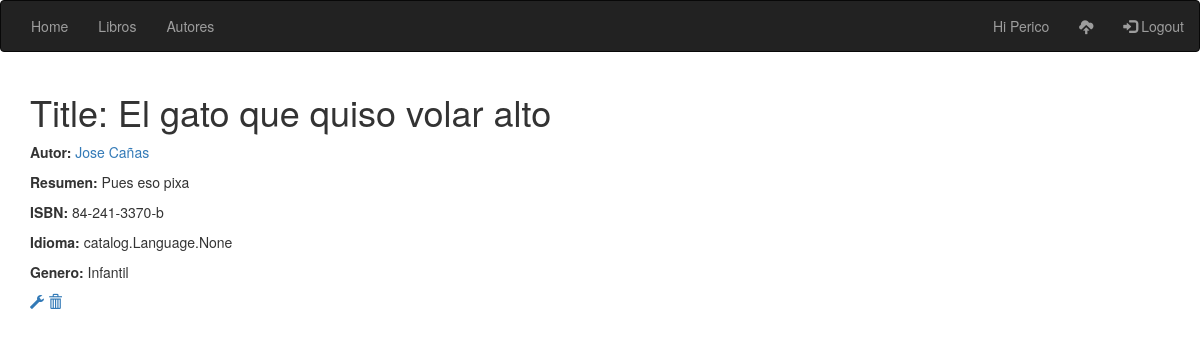
The app's page /book/13 (signed in) with its own data.
### catalog/models.py (models this page shows, shortened)
class Book (models.Model):
    title = models.CharField(max_length=128, help_text="Escribe el titulo del libro que desea guardar e.j: THE 100")
    author = models.ForeignKey(Author, on_delete=models.SET_DEFAULT, default=1)
    summary = models.TextField(max_length=500, help_text="Escribe un breve resumen del libro")
    isb = models.CharField('ISBN', max_length=13, help_text="Escribe un ISBN valido (13 caracteres)")
    genre = models.ManyToManyField(Genre, help_text="Selecciona un genero literario")
    language = models.ManyToManyField(Language, help_text="Selecciona los idiomas que esta escrito el libro")
    date_published = models.DateField(null=True)
    user = models.ForeignKey(User, default=1, on_delete=models.CASCADE)

class Author(models.Model):
    first_name = models.CharField(max_length=32)
    second_name = models.CharField(max_length=32)
    native_language = models.OneToOneField(Language, on_delete=models.SET_NULL, null=True,
                                           help_text="Selecciona el lenguage nativo de escritura del autor")
    def __str__(self):
        return '%s  %s' % (self.first_name, self.second_name)

class Genre(models.Model):
    name = models.CharField(max_length=64, help_text="Escribe un genero literario e.j: Aventuras")
    def __str__(self):
        return self.name

### catalog/views.py (the view)
# urls.py: path('book/<int:pk>', views.BookDetailView.as_view(), name='book_detail'),
class BookDetailView(generic.DetailView):
    template_name = 'catalog/book_detail.html'
    model = Book

### templates/catalog/book_detail.html (shortened to what this page needs)
{% extends 'generic.html' %}
{% block content %}
    <div class="container">
        <div class="list-group">
            <h1>Title: {{ book.title }}</h1>
            <p><strong>Autor:</strong> <a href="{% url 'author_detail' book.author.pk %}">{{ book.author }}</a></p>
            <p><strong>Resumen:</strong> {{ book.summary }}</p>
            <p><strong>ISBN:</strong> {{ book.isb }}</p>
            <p><strong>Idioma:</strong> {{ book.language }}</p>
            <p><strong>Genero:</strong> {% for genre in book.genre.all %}{{genre}}{% if not forloop.last %}, {% endif %}{% endfor %}</p>
        {% if user == book.user %}
            <a href="{% url 'book_update' book.pk %}"><span class="glyphicon glyphicon-wrench"></span></a>
            <a href="{% url 'book_delete' book.pk %}"><span class="glyphicon glyphicon-trash"></span></a>
        {% endif %}
          </div>
    </div>
{% endblock %}

### templates/generic.html (shortened to what this page needs)
<!DOCTYPE html>
<html lang="en">
<head>
    <link rel="stylesheet" href="https://maxcdn.bootstrapcdn.com/bootstrap/3.4.0/css/bootstrap.min.css">
    {% load static %}
</head>
<body>
        <nav class="navbar navbar-inverse">
            <div class="container-fluid">
                <ul class="nav navbar-nav">
                    <li><a href="{% url 'index' %}">Home</a></li>
                    <li><a href="{% url 'all_books' %}">Libros</a></li>
                    <li><a href="{% url 'author' %}">Autores</a></li>
                </ul>
                <ul class="nav navbar-nav navbar-right">
                    {% if user.is_authenticated %}
                        <li><a href="#"> Hi {{ user.username }}</a></li>
                        <li><a href="{% url 'book_create' %}"><span class="glyphicon glyphicon-cloud-upload"></span></a></li>
                        <li><a href="{% url 'logout' %}"><span class="glyphicon glyphicon-log-in"></span> Logout</a></li>
                    {% else %}
                        <li><a href="{% url 'signup' %}"><span class="glyphicon glyphicon-user"></span> Sign Up</a></li>
                        <li><a href="{% url 'login' %}"><span class="glyphicon glyphicon-log-in"></span> Login</a></li>
                    {% endif %}
                </ul>
            </div>
        </nav>
        {% block content %}{% endblock %}
</body>
</html>

### records on screen
Book: title "El gato que quiso volar alto", author "Jose Cañas", summary "Pues eso pixa", isb "84-241-3370-b", language "catalog.Language.None"
Genre: name "Infantil"

### other values on screen
{{ user.username }} "Perico"
